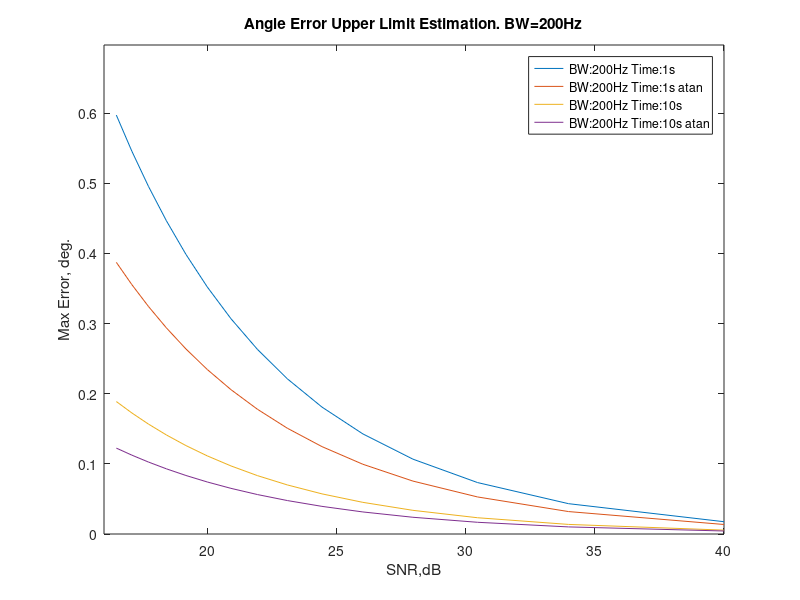

The MATLAB script that drew this image:
figure(1)
hold off
max_angle_error = 0;
for observation_time = 1:9:10
%for bandwidth = 2:198:200
bandwidth = 200;
noise_levels = 20*log10(1./(0.15:-0.01:0.01));
angle_errors1 = 100/sqrt(bandwidth*observation_time)*exp(-0.05*noise_levels).^3;
angle_errors2 = 180/pi*atan(1/sqrt(bandwidth*observation_time)*exp(-0.05*noise_levels*exp(pi/3)));
plot(noise_levels,angle_errors1);
hold all
plot(noise_levels,angle_errors2);
max_angle_error = max(max_angle_error,angle_errors1(1));
max_angle_error = max(max_angle_error,angle_errors2(1));

end %integration time
%end %bandwidth

title(sprintf("Angle Error Upper Limit Estimation. BW=%dHz",bandwidth));
axis([floor(noise_levels(1)) ceil(noise_levels(end)) 0 (max_angle_error+0.1)]);
xlabel('SNR,dB');
ylabel('Max Error, deg.');
%legend('BW:2Hz Time:1s','BW:200Hz Time:1s','BW:2Hz Time:10s','BW:200Hz Time:10s')
legend('BW:200Hz Time:1s','BW:200Hz Time:1s atan','BW:200Hz Time:10s','BW:200Hz Time:10s atan');
hold off
